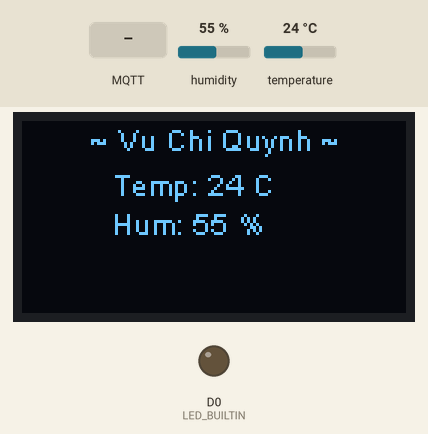
Recording of a sketch running on a simulated ESP8266 (NodeMCU). On the bench: 128×64 one-colour display, output pins drawn as LEDs (lit = HIGH). The inputs (shaded band) are chosen by the test bench; at power-on: humidity 55 %, temperature 24 °C. WiFi joins after 1.5 s; servers stay silent unless stated; random numbers use the default seed unless the sketch sets one; no MQTT or app messages arrive unless stated; what the sketch prints to the serial monitor is not drawn.

Above: at 2.8 s.
2.9 s: MQTT message "0" arrives on the first subscribed topic
At 3.9 s:
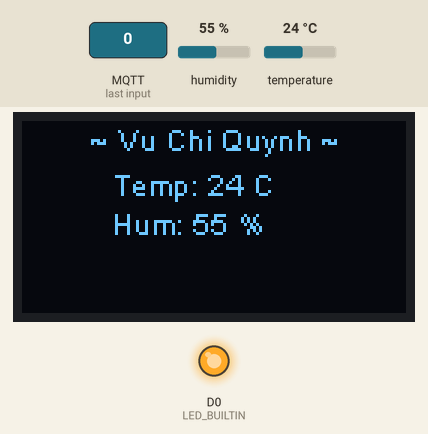
4.4 s: humidity set to 22 %
At 6.1 s:
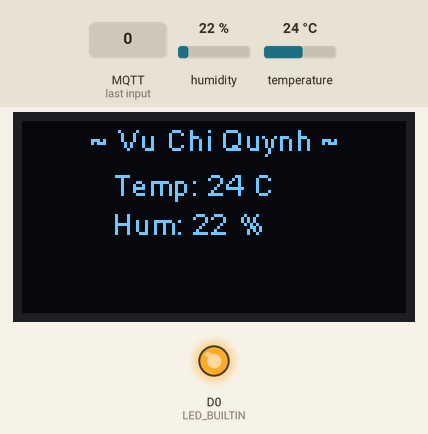
7.2 s: temperature set to 12 °C
At 8.8 s:
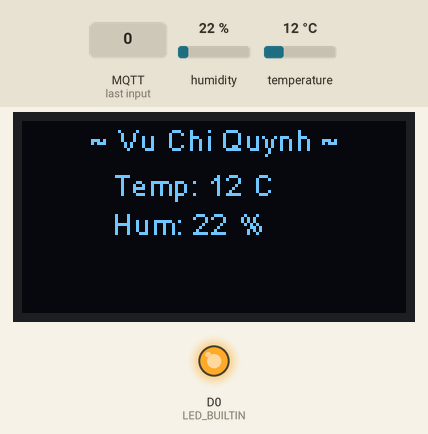
9.3 s: MQTT message "1" arrives on the first subscribed topic
At 10.0 s:
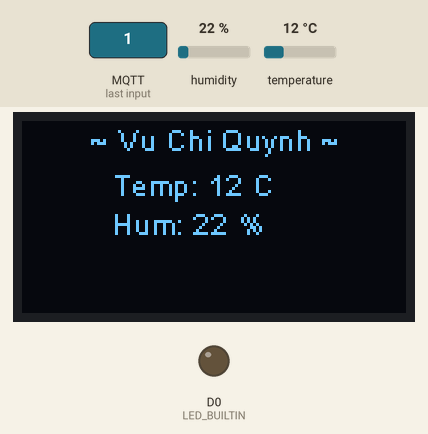
10.8 s: humidity set to 40 %
At 13.0 s:
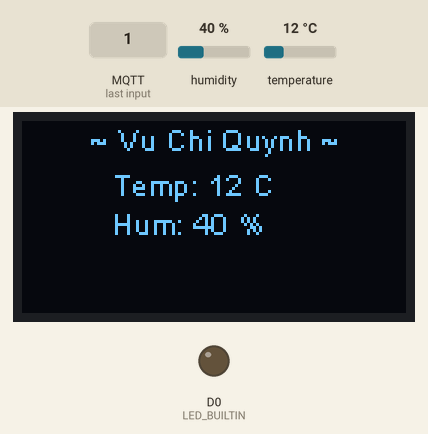
13.3 s: MQTT message "on" arrives on the first subscribed topic
At 14.1 s:
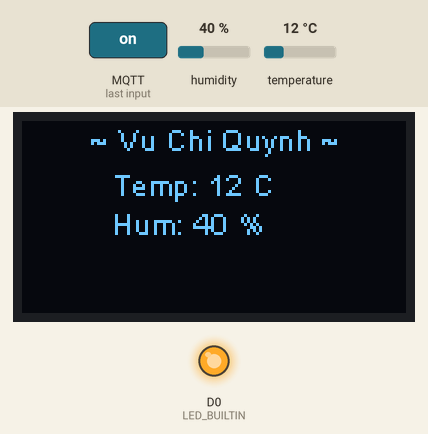
Timing chart, 0 to 15.8 s (numbered marks = the images above; inputs shaded):
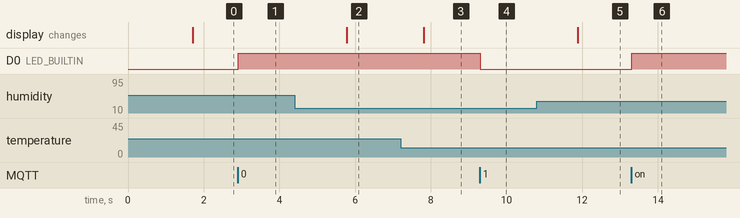

The sketch:

QuynhVC.ino
```cpp
#include <DHT.h>
#include <ArduinoJson.h>
#include "SSD1306Wire.h"
#include <ESP8266WiFi.h>
#include <PubSubClient.h>

SSD1306Wire display(0x3C, D1, D2);
#define DHTTYPE DHT11 // DHT 11
#define LED_BUILTIN D0
const int DHTPin = D4;

DHT dht(DHTPin, DHTTYPE);


//const char* ssid = "VCC";
//const char* password = "1234554321";
const char* ssid = "QuynhVC";
const char* password = "quynh199@";

const char* mqtt_server = "broker.hivemq.com";

WiFiClient quynhvc;
PubSubClient client(quynhvc);

unsigned long interval = 5000;
unsigned long previousMillis = 0;


void setup_wifi() {

  delay(100);

  Serial.println();
  Serial.print("Connecting to ");
  Serial.println(ssid);

  WiFi.mode(WIFI_STA);
  WiFi.begin(ssid, password);

  while (WiFi.status() != WL_CONNECTED) {
    delay(500);
    Serial.print(".");
  }

  randomSeed(micros());

  Serial.println("");
  Serial.println("WiFi connected");
  Serial.println("IP address: ");
  Serial.println(WiFi.localIP());
}

void reconnect() {
  // loop toi khi ket noi toi mqtt
  while (!client.connected()) {
    Serial.print("Attempting MQTT connection...");

    String clientId = "quynhvc-";
    clientId += String(random(0xffff), HEX);
    // Attempt to connect
    if (client.connect(clientId.c_str())) {
      Serial.println("connected");
    } else {
      Serial.print("failed, rc=");
      Serial.print(client.state());
      Serial.println(" try again in 5 seconds");
      // Wait 5 seconds before retrying
      delay(2000);
    }
  }
}


// test json
char temp = 'on';
void callback(char* topic, byte* payload, unsigned int length) {
 Serial.print("nhan: ");
 Serial.println(topic);
 for(int i=0;i<length;i++){
  Serial.print((char) payload[i]);
 }
 if(char(payload[0]) == '1'){
  digitalWrite(LED_BUILTIN, 0);
  Serial.print("bat");
 }else {
    digitalWrite(LED_BUILTIN, 1);
    Serial.print("tat");
 }

}


void setup() {
  pinMode(LED_BUILTIN, OUTPUT);     // Initialize the BUILTIN_LED pin as an output
  Serial.begin(115200);
  setup_wifi();
  client.setServer(mqtt_server, 1883);
  client.setCallback(callback);

  reconnect();

  client.subscribe("quynhvc/led_status");

  dht.begin();
  display.init();
  display.flipScreenVertically();// do nguoc theo chieu doc
  display.setContrast(255);

}

void loop() {

  StaticJsonDocument<200> doc;

  float nhietdo = dht.readTemperature();
  int doam = dht.readHumidity();

  doc["tem"] = nhietdo;
  doc["humi"] = doam;

  char  buffer[256];
  serializeJson(doc, buffer);


    int temperature = dht.readTemperature();
    int humidity = dht.readHumidity();
    display.clear();
    display.setTextAlignment(TEXT_ALIGN_CENTER); /*Can le giua*/
    display.drawString(64,0 ,"~ Vu Chi Quynh ~");/*64, 0, <=> x=64, y=0: giua dong dau tien*/

    display.setLogBuffer(4, 30);/*Cap phat bo nho de hien thi 4 hang text va 30 ky tu moi hang.*/

    display.print("Temp: ");
    display.print(temperature);
    display.println(" °C");
    display.print("Hum: ");
    display.print(humidity);
    display.println(" %");
    display.drawLogBuffer(30,15);/*In ra tai vi tri x tinh tu trai sang,y tinh tu tren xuong*/
    display.display();

  if ((unsigned long)(millis() - previousMillis) >= interval) {
    previousMillis = millis();
    client.publish("quynhvc/data", buffer);
  }
  client.loop();

}
```

Measured:
- after the input at 2.9 s, D0 (LED_BUILTIN): LOW → HIGH at once
- after the input at 4.4 s, the display: changes after 1.4 s (image 2)
- after the input at 7.2 s, the display: changes after 0.61 s (image 3)
- after the input at 9.3 s, D0 (LED_BUILTIN): HIGH → LOW at once
- after the input at 10.8 s, the display: changes after 1.1 s (image 5)
- after the input at 13.3 s, D0 (LED_BUILTIN): LOW → HIGH at once
